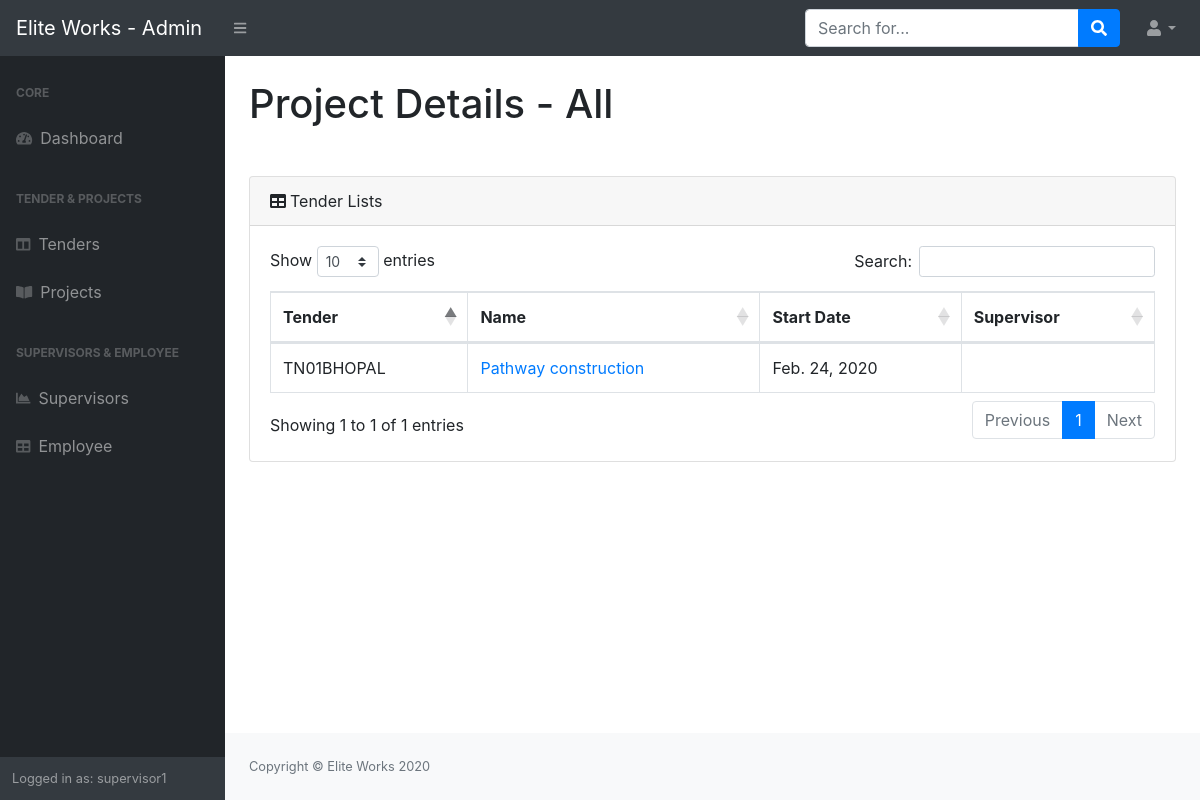
Before: /projects/ (signed in) with the older database file.
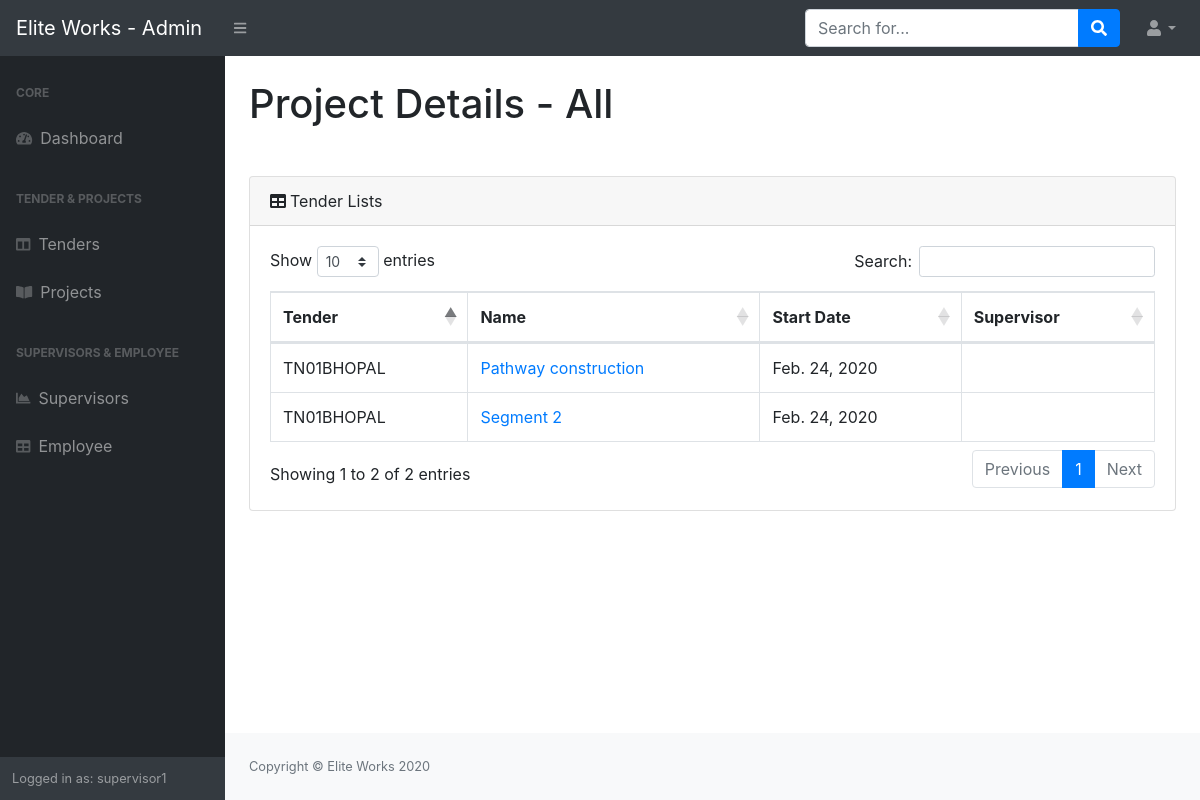
After: the same page with the newer database file.
### projects/models.py (models this page shows, shortened)
class Projects(models.Model):
    tender = models.ForeignKey(Tender,on_delete=models.CASCADE)
    project_name = models.CharField(max_length=50)
    start_date = models.DateField('Start Date',default=timezone.now)
    use_less = models.BooleanField(default=True)
    class Meta:
        verbose_name = 'Project'
        verbose_name_plural = 'Project'

class Tender(models.Model):
    tender_number = models.CharField('Tender Number',max_length=500)
    tender_name = models.CharField('Name of Work',max_length=500)
    tender_submission_date = models.DateField('Tender Submission Date',default=timezone.now)
    tender_purchase_reciept = models.FileField('Tender Purchase Reciept')
    tender_confirmation_reciept = models.FileField('Tender Confirmation Reciept')
    physical_submission_date = models.DateField('Physical Submission Date',default=timezone.now)
    tech_bid_opening_date = models.DateField('Technical Bid Opening Bid',default=timezone.now)
    Yes = 'Yes'
    No = 'No'
    status = [(Yes, 'Yes'),(No, 'No')]
    bid_status = models.CharField('Bid Status',max_length=10,choices=status,default=No)
    prize_bid = models.CharField('Prize Bid',max_length=50)
    def __str__(self):
        return self.tender_number
    class Meta:
        verbose_name = 'Tender Lists'
        verbose_name_plural = 'Tender Lists'

### projects/views.py (the view)
# urls.py: path('projects/',project_view.all_projects,name='all_projects'),
@login_required
def all_projects(request):
    return render(request,'projects/project.html',{'projects': Projects.objects.all()})

### projects/templates/projects/project.html (shortened to what the changed rows need)
{% load static %}
<!DOCTYPE html>
<html lang="en">
    <head>
        <link href="{% static 'projects/css/styles.css' %}" rel="stylesheet" />
        <link href="https://cdn.datatables.net/1.10.20/css/dataTables.bootstrap4.min.css" rel="stylesheet" />
    </head>
    <body class="sb-nav-fixed">
        <div id="layoutSidenav">
            <div id="layoutSidenav_content">
                <main>
                    <div class="container-fluid">
                        <h1 class="mt-4 mb-5 mr-5">Project Details - All</h1>
                        <div class="card mb-4">
                            <div class="card-body">
                                <div class="table-responsive">
                                    <table class="table table-bordered" id="dataTable" width="100%" cellspacing="0">
                                        <thead>
                                            <tr>
                                                <th>Tender</th>
                                                <th>Name</th>
                                                <th>Start Date</th>
                                                <th>Supervisor</th>
                                            </tr>
                                        </thead>
                                        <tbody>
                                            {%for project in projects%}
                                            <tr>
                                                <td>{{project.tender}}</td>
                                                <td><a href="/project/{{project.id}}">{{project.project_name}}</a></td>
                                                <td>{{project.start_date}}</td>
                                                <td>{{project.supervisor}}</td>
                                            </tr>
                                            {%endfor%}
                                        </tbody>
                                    </table>
                                </div>
                            </div>
                        </div>
                    </div>
                </main>
            </div>
        </div>
    </body>
</html>

Changed rows visible on the page:
added Projects: tender "TN01BHOPAL", project_name "Segment 2", start_date "Feb. 24, 2020"
Other visible differences:
text written by a page script: "Show entries Search: Showing 1 to 1 of 1 entries Previous 1 Next" → "Show entries Search: Showing 1 to 2 of 2 entries Previous 1 Next"
